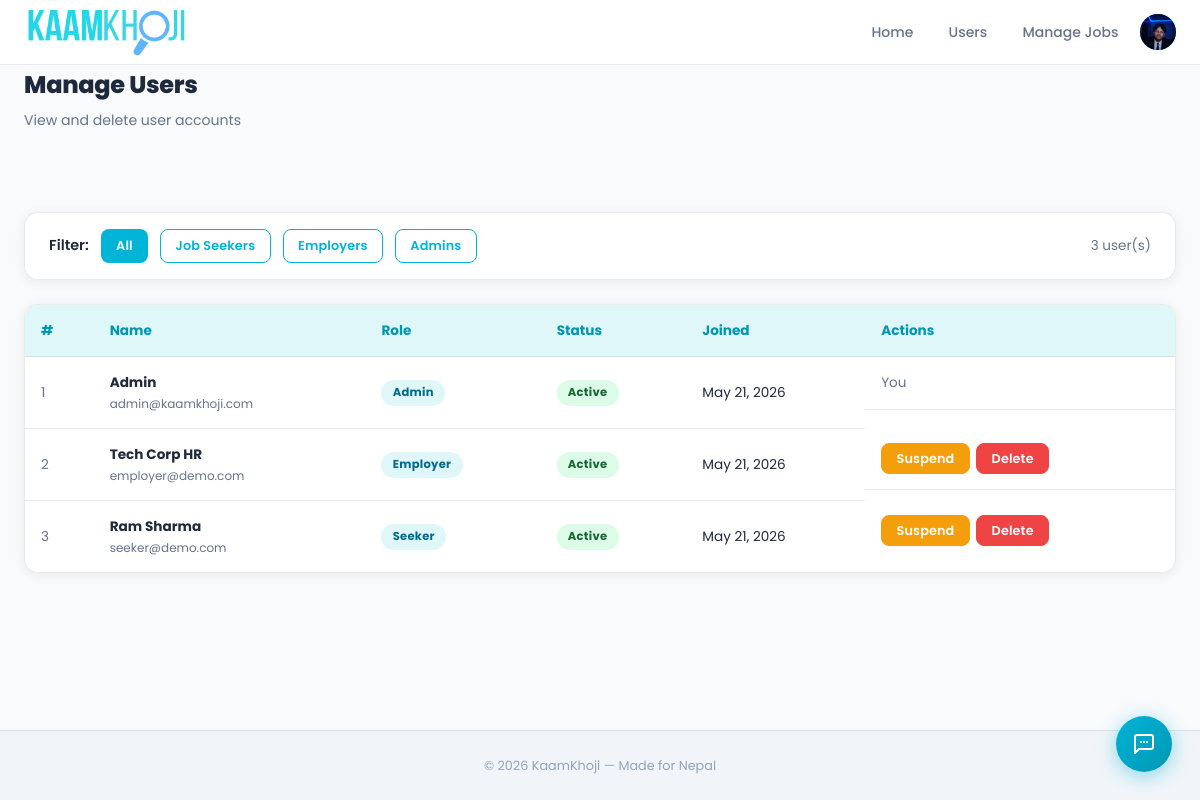
The page /admin/users.php (signed in) on the database its author committed.
### tables this page shows
CREATE TABLE IF NOT EXISTS users (
    id          INT AUTO_INCREMENT PRIMARY KEY,
    name        VARCHAR(100) NOT NULL,
    email       VARCHAR(150) NOT NULL UNIQUE,
    password    VARCHAR(255) NOT NULL,            
    role        ENUM('seeker','employer','admin') NOT NULL DEFAULT 'seeker',
    phone       VARCHAR(20),
    location    VARCHAR(100),
    bio         TEXT,
    created_at  TIMESTAMP DEFAULT CURRENT_TIMESTAMP
);

### includes/auth.php (called while the page is built, shortened)
<?php
function isLoggedIn(): bool {
    return isset($_SESSION['user_id']);
}
function getRole(): ?string {
    return $_SESSION['role'] ?? null;
}
function getUserId(): ?int {
    return $_SESSION['user_id'] ?? null;
}

### admin/users.php (the view, shortened to what this page needs)
<?php
require_once '../includes/auth.php';
require_once '../includes/db.php';
$pdo = getPDO();
$filterRole = $_GET['role'] ?? '';
$validRoles = ['seeker', 'employer', 'admin'];
if (in_array($filterRole, $validRoles)) {
    $stmt = $pdo->prepare("SELECT * FROM users WHERE role = ? ORDER BY id ASC");
    $stmt->execute([$filterRole]);
} else {
    $stmt = $pdo->query("SELECT * FROM users ORDER BY id ASC");
}
$users = $stmt->fetchAll();
$pageCss = 'admin-pages';
require_once '../includes/header.php';
?>
<div class="page-header">
    <div class="container">
        <h1>Manage Users</h1>
        <p>View and delete user accounts</p>
    </div>
</div>
<div class="container section">
    <div class="card mb-3" style="padding:1rem 1.5rem;">
        <div style="display:flex; gap:0.75rem; align-items:center; flex-wrap:wrap;">
            <span style="font-weight:600; font-size:.9rem;">Filter:</span>
            <a href="<?= BASE_URL ?>/admin/users.php" class="btn <?= !$filterRole ? 'btn-primary' : 'btn-outline' ?> btn-sm">All</a>
            <a href="<?= BASE_URL ?>/admin/users.php?role=seeker" class="btn <?= $filterRole === 'seeker'   ? 'btn-primary' : 'btn-outline' ?> btn-sm">Job Seekers</a>
            <a href="<?= BASE_URL ?>/admin/users.php?role=employer" class="btn <?= $filterRole === 'employer' ? 'btn-primary' : 'btn-outline' ?> btn-sm">Employers</a>
            <a href="<?= BASE_URL ?>/admin/users.php?role=admin" class="btn <?= $filterRole === 'admin'    ? 'btn-primary' : 'btn-outline' ?> btn-sm">Admins</a>
            <span class="text-muted text-sm" style="margin-left:auto;"><?= count($users) ?> user(s)</span>
        </div>
    </div>
    <div class="table-wrap">
        <table>
            <thead>
                <tr>
                    <th>#</th>
                    <th>Name</th>
                    <th>Role</th>
                    <th>Status</th>
                    <th>Joined</th>
                    <th>Actions</th>
                </tr>
            </thead>
            <tbody>
                <?php foreach ($users as $u): ?>
                    <tr>
                        <td class="text-muted"><?= $u['id'] ?></td>
                        <td>
                            <strong><?= htmlspecialchars($u['name']) ?></strong>
                            <div class="text-muted text-xs"><?= htmlspecialchars($u['email']) ?></div>
                        </td>
                        <td>
                            <span class="status-badge <?= $u['role'] === 'admin' ? 'status-reviewed' : ($u['role'] === 'employer' ? 'status-accepted' : 'status-pending') ?>">
                                <?= ucfirst($u['role']) ?>
                            </span>
                        </td>
                        <td>
                            <?php $isActive = isset($u['is_active']) ? (int)$u['is_active'] : 1; ?>
                            <span class="status-badge user-status-badge-<?= $u['id'] ?>" style="<?= $isActive ? 'background:#dcfce7;color:#166534;' : 'background:#fee2e2;color:#991b1b;' ?>">
                                <?= $isActive ? 'Active' : 'Suspended' ?>
                            </span>
                        </td>
                        <td><?= date('M d, Y', strtotime($u['created_at'])) ?></td>
                        <td style="display:flex; gap:0.4rem; flex-wrap:wrap;">
                            <?php if ($u['id'] !== getUserId()): ?>
                                <button class="btn btn-sm btn-toggle-status"
                                    style="<?= $isActive ? 'background:#f59e0b;color:#fff;border-color:#f59e0b;' : 'background:#10b981;color:#fff;border-color:#10b981;' ?>"
                                    data-user-id="<?= $u['id'] ?>"
                                    data-is-active="<?= $isActive ?>">
                                    <?= $isActive ? 'Suspend' : 'Activate' ?>
                                </button>
                                <button class="btn btn-danger btn-sm btn-admin-delete"
                                    data-url="<?= BASE_URL ?>/api/delete.php?type=user&id=<?= $u['id'] ?>"
                                    data-name="<?= htmlspecialchars($u['name']) ?>"
                                    data-type="user">Delete</button>
                            <?php else: ?>
                                <span class="text-muted text-sm">You</span>
                            <?php endif; ?>
                        </td>
                    </tr>
                <?php endforeach; ?>
            </tbody>
        </table>
    </div>
</div>
<?php require_once '../includes/footer.php'; ?>

### includes/header.php (shortened to what this page needs)
<?php
$base = BASE_URL;
function getNavProfilePic(): ?string {
    $uid  = getUserId();
    $root = rtrim(str_replace('\\', '/', realpath(__DIR__ . '/..')), '/');
    foreach (['jpg','jpeg','png','gif','webp'] as $ext) {
        $abs = $root . '/uploads/avatars/' . $uid . '.' . $ext;
        if (file_exists($abs)) {
            $mtime = @filemtime($abs) ?: time();
            return BASE_URL . '/uploads/avatars/' . $uid . '.' . $ext . '?v=' . $mtime;
        }
    }
    return null;
}
$_navPic = isLoggedIn() ? getNavProfilePic() : null;
$_notifCount = 0;
$_notifItems = [];
?>
<!DOCTYPE html>
<html lang="en" data-theme="light">
<head>
    <link href="https://api.fontshare.com/v2/css?f[]=satoshi@400,500,700,900&display=swap" rel="stylesheet">
    <link rel="stylesheet" href="<?= $base ?>/css/<?= htmlspecialchars($pageCss ?? 'landing') ?>.css">
</head>
<body>
    <nav class="navbar">
        <div class="nav-container">
            <a href="<?= $base ?>/index.php" class="nav-logo" aria-label="KaamKhoji Home">
                <img src="<?= $base ?>/assets/kaamkhoji.png" alt="KaamKhoji" class="logo-brand-img">
            </a>
            <ul class="nav-links" id="navLinks">
                <li><a href="<?= $base ?>/index.php">Home</a></li>
                <?php if (isLoggedIn()): ?>
                    <?php if (getRole() === 'seeker'): ?>
                        <li><a href="<?= $base ?>/pages/my-applications.php">My Applications</a></li>
                        <li><a href="<?= $base ?>/pages/saved-jobs.php">Saved Jobs</a></li>
                        <li class="nav-notif-wrap">
                            <button class="nav-notif-btn" id="navNotifBtn" aria-label="Notifications" aria-expanded="false">
                                <svg width="20" height="20" viewBox="0 0 24 24" fill="none" stroke="currentColor" stroke-width="2" stroke-linecap="round" stroke-linejoin="round">
                                    <path d="M18 8A6 6 0 0 0 6 8c0 7-3 9-3 9h18s-3-2-3-9"/>
                                    <path d="M13.73 21a2 2 0 0 1-3.46 0"/>
                                </svg>
                                <?php if ($_notifCount > 0): ?>
                                    <span class="notif-badge" id="notifBadge"><?= min($_notifCount, 99) ?></span>
                                <?php else: ?>
                                    <span class="notif-badge" id="notifBadge" style="display:none;">0</span>
                                <?php endif; ?>
                            </button>
                            <div class="nav-notif-dropdown" id="navNotifDropdown" role="dialog" aria-label="Notifications">
                                <div class="notif-header">
                                    <span class="notif-header-title">Notifications</span>
                                    <?php if ($_notifCount > 0): ?>
                                        <button class="notif-mark-read" id="notifMarkRead">Mark all as read</button>
                                    <?php endif; ?>
                                </div>
                                <div class="notif-list" id="notifList">
                                    <?php if (empty($_notifItems)): ?>
                                        <div class="notif-empty">No notifications yet</div>
                                    <?php else: ?>
                                        <?php foreach ($_notifItems as $_n): ?>
                                            <?php
                                                $_link = $_n['link'] ? $base . htmlspecialchars($_n['link']) : $base . '/pages/my-applications.php';
                                                $_ago  = '';
                                                $diff  = time() - strtotime($_n['created_at']);
                                                if ($diff < 60)           $_ago = 'just now';
                                                elseif ($diff < 3600)     $_ago = floor($diff/60) . 'm ago';
                                                elseif ($diff < 86400)    $_ago = floor($diff/3600) . 'h ago';
                                                else                       $_ago = date('M d', strtotime($_n['created_at']));
                                            ?>
                                            <a href="<?= $_link ?>" class="notif-item<?= !$_n['is_read'] ? ' unread' : '' ?>">
                                                <div class="notif-item-title">
                                                    <?php if (!$_n['is_read']): ?>
                                                        <span class="notif-dot"></span>
                                                    <?php endif; ?>
                                                    <?= htmlspecialchars($_n['title']) ?>
                                                </div>
                                                <div class="notif-item-msg"><?= htmlspecialchars($_n['message']) ?></div>
                                                <div class="notif-item-time"><?= $_ago ?></div>
                                            </a>
                                        <?php endforeach; ?>
                                    <?php endif; ?>
                                </div>
                            </div>
                        </li>
                    <?php elseif (getRole() === 'admin'): ?>
                        <li><a href="<?= $base ?>/admin/users.php">Users</a></li>
                        <li><a href="<?= $base ?>/admin/jobs.php">Manage Jobs</a></li>
                    <?php endif; ?>
                    <li class="nav-avatar-wrap">
                        <button class="nav-avatar" id="navAvatar" aria-expanded="false" aria-label="Account menu">
                            <?php if ($_navPic): ?>
                                <img src="<?= htmlspecialchars($_navPic) ?>" alt="Profile"
                                     style="width:36px;height:36px;border-radius:50%;object-fit:cover;" class="avatar-pic">
                            <?php else: ?>
                                <span class="avatar-initials"><?= strtoupper(mb_substr(getUserName(), 0, 1)) ?></span>
                            <?php endif; ?>
                        </button>
                    </li>
                <?php else: ?>
                    <li><a href="<?= $base ?>/login.php" class="btn btn-outline btn-sm">Login</a></li>
                    <li><a href="<?= $base ?>/signup.php" class="btn btn-sm btn-signup">Sign Up</a></li>
                <?php endif; ?>
            </ul>
        </div>
    </nav>
    <main class="main-content">

### includes/footer.php (shortened to what this page needs)
</main>
<footer class="footer">
    <div class="footer-bottom" style="border-top:none; padding:1.5rem;">
        <p>&copy; 2026 KaamKhoji — Made for Nepal</p>
    </div>
</footer>
<button id="chatbotFab" class="chatbot-fab" title="Chat with KaamBot" aria-label="Open chatbot">
</button>
</body>
</html>

### includes/header.php (style rules this page uses)
.navbar { position: sticky; top: 0; z-index: 1000; border-bottom: 1px solid var(--border, #e2e8f0); backdrop-filter: blur(20px); -webkit-backdrop-filter: blur(20px); }
.nav-container { max-width: 1200px; margin: 0 auto; padding: 0 1.5rem; display: flex; align-items: center; justify-content: space-between; height: 64px; }
.nav-links { display: flex; align-items: center; gap: 0.5rem; list-style: none; margin: 0; padding: 0; }
.nav-links > li { display: flex; align-items: center; margin: 0; padding: 0; }
.nav-links a { font-size: 0.875rem; font-weight: 500; padding: 0.4rem 0.85rem; border-radius: 8px; line-height: 1; display: inline-flex; align-items: center; }
.nav-logo { overflow: hidden; height: 64px; display: inline-flex; align-items: center; }
.logo-brand-img { height: 165px; width: auto; display: block; object-fit: contain; margin: -50px 0; pointer-events: none; }
.nav-avatar-wrap { position: relative; display: flex; align-items: center; }
.nav-avatar { width: 36px; height: 36px; border-radius: 50%; background: #00b4d8; color: #fff; border: none; cursor: pointer; font-size: 0.9rem; font-weight: 700; display: flex; align-items: center; justify-content: center; transition: box-shadow 0.25s ease, transform 0.25s ease; font-family: "Satoshi", "Poppins", sans-serif; }

### admin/users.php (style rules this page uses)
.btn-toggle-status { min-width: 82px; text-align: center; }
.btn-toggle-status, .btn-admin-delete { transition: transform 0.18s ease, box-shadow 0.18s ease !important; }

### includes/footer.php (style rules this page uses)
.chatbot-fab { position: fixed; bottom: 28px; right: 28px; z-index: 9999; width: 56px; height: 56px; border-radius: 50%; background: linear-gradient(135deg, #00b4d8, #0096b3); color: #fff; border: none; cursor: pointer; display: flex; align-items: center; justify-content: center; box-shadow: 0 4px 20px rgba(0,180,216,0.45); transition: transform 0.2s ease, box-shadow 0.2s ease; }
.chatbot-fab svg { width:24px;height:24px; }

### rows shown on the page
users: id "1", name "Admin", email "admin@kaamkhoji.com", role "Admin", created_at "May 21, 2026", shows "You"
users: id "2", name "Tech Corp HR", email "employer@demo.com", role "Employer", created_at "May 21, 2026", shows "Suspend"
users: id "3", name "Ram Sharma", email "seeker@demo.com", role "Seeker", created_at "May 21, 2026", shows "Suspend"

### other values the page prints
count($users) "3"
